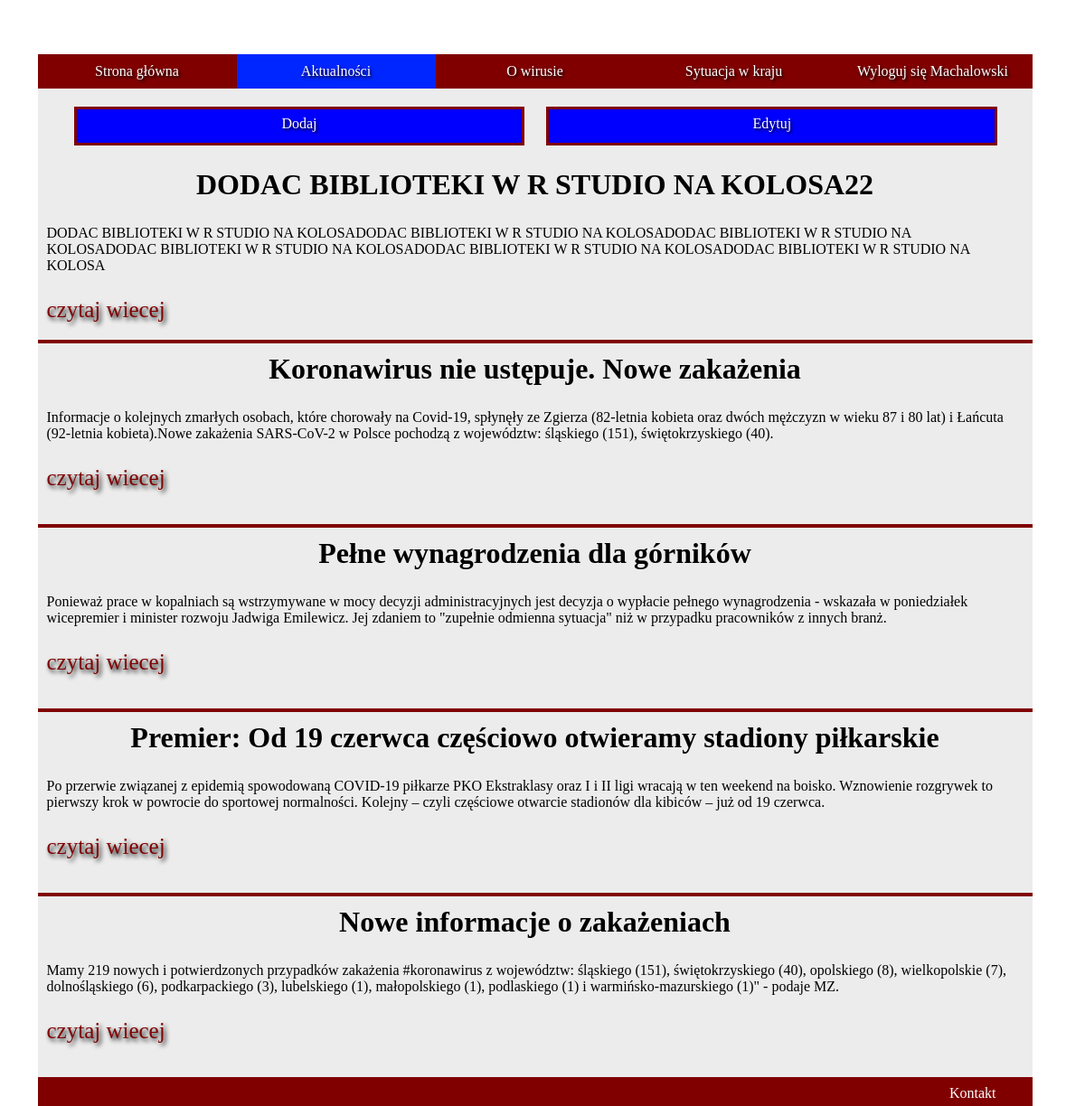
The page /aktualnoscizalogowanie.php (signed in) on the database its author committed.
### tables this page shows
CREATE TABLE `posty` (
  `post_id` int(11) NOT NULL,
  `tytul` varchar(100) NOT NULL,
  `tekst` varchar(10000) NOT NULL,
  `streszczenie` varchar(500) NOT NULL
);

### aktualnoscizalogowanie.php (the view, shortened to what this page needs)
<!DOCTYPE html>
<html lang="pl">
<head>
    <link rel="stylesheet" href="aktualnosczalogowanie.css">
</head>
<body>
    <nav>
    <ul>
        <li><a href="index.php">Strona główna</a></li>
        <li><a class="menu active" href="aktualnoscizalogowanie.php">Aktualności</a></li>
        <li><a href="Owirusie.php">O wirusie</a></li>
        <li><a href="Sytuacja.php">Sytuacja w kraju</a></li>
        <li> <?php
        if(!isset($_SESSION['zalogowany']))
        {
              echo '<a href="logowanie.html">Logowanie</a>';
        }
        else
        {
            echo '<a href="Wyloguj.php">Wyloguj się '.$_SESSION['login'].'</a>';
        }
        ?></li>
      </ul>
    </nav>
    <div class="lacznik">
        <ul>
            <a href="dodaj.php"><li>Dodaj</li></a>
            <a href="edytuj.php"><li>Edytuj</li></a>
          </ul>
    </div>
    <main>
<?php
        try
    {
        $connect = new PDO('mysql:host=localhost;dbname=projekt', 'root', '');
    }
    catch (PDOException $e)
    {
        echo $e -> getMessage() . "<br/>";
        echo "blad polaczenia bezy danych";
        die();
    }
    $sql = 'SELECT * FROM posty ORDER BY post_id DESC';
    foreach ($connect -> query($sql) as $rows) {
            echo '<div class="contener">';
                echo '<div class="artykul">';
                    echo '<div class="tresc">';
                       echo '<h1 class="trh1">'.$rows['tytul'].'</h1>';
                       echo '<p>'.$rows['streszczenie'].'</p>';
                       echo '<a class="czytaj" href="czytaj.php?id=' . $rows['post_id'] . '">'."czytaj wiecej".'</a><br>';
                    echo '</div>';
               echo '</div>';
        echo '</div>';
         }
         ?>
    </main>
    <footer>Kontakt</footer>
</body>
</html>

### aktualnosczalogowanie.css (style rules this page uses)
html { width: calc(100vw - 17px); }
body { width: 1100px; margin: 0 auto; padding-top: 60px; background-image: url(IMG/tlo.png); background-repeat: no-repeat; background-position: center top; }
main { background-color: rgb(236, 236, 236); }
nav ul { padding: 0; margin: 0; }
nav li { display: block; width: 20%; float: left; text-align: center; }
nav a { text-decoration: none; text-shadow: black 0.1em 0.1em 0.2em; color: white; width: 100%; display: inline-block; padding: 10px 0; background-color: #800000; }
.active { background-color: rgb(0, 38, 255); }
.contener { width: 100%; display: flex; }
.artykul { height: 200px; display: flex; border-bottom: solid #800000 4px; }
.tresc { width: 1100px; }
.lacznik { width: 100%; height: 100px; background-color: rgb(236, 236, 236); }
.lacznik li { margin-top: 20px; width: 46.5%; height: 30px; display: inline-block; border: #800000 solid 3px; text-align: center; background-color: blue; padding-top: 7px; margin-right: 20px; }
.lacznik a { color: white; text-shadow: black 0.1em 0.1em 0.2em; text-decoration: none; }
.trh1 { text-align: center; margin: 10px 100px; }
footer { background-color: #800000; color: white; text-align: right; padding: 5px 40px; }
.czytaj { text-decoration: none; color: black; font-size: 25px; padding: 10px; text-shadow: black 0.1em 0.1em 0.2em; color: #800000; }
p { padding: 10px; }

### rows shown on the page
posty: tytul "DODAC BIBLIOTEKI W R STUDIO NA KOLOSA22", streszczenie "DODAC BIBLIOTEKI W R STUDIO NA KOLOSADODAC BIBLIOTEKI W R STUDIO NA KOLOSADODAC BIBLIOTEKI W R STUDIO NA KOLOSADODAC BIBLIOTEKI W R STUDIO NA KOLOSADODAC BIBLIOTEKI W R STUDIO NA KOLOSADODAC BIBLIOTEKI W R STUDIO NA KOLOSA"
posty: tytul "Koronawirus nie ustępuje. Nowe zakażenia", streszczenie "Informacje o kolejnych zmarłych osobach, które chorowały na Covid-19, spłynęły ze Zgierza (82-letnia kobieta oraz dwóch mężczyzn w wieku 87 i 80 lat) i Łańcuta (92-letnia kobieta).Nowe zakażenia SARS-CoV-2 w Polsce pochodzą z województw: śląskiego (151), świętokrzyskiego (40)."
posty: tytul "Pełne wynagrodzenia dla górników", streszczenie "Ponieważ prace w kopalniach są wstrzymywane w mocy decyzji administracyjnych jest decyzja o wypłacie pełnego wynagrodzenia - wskazała w poniedziałek wicepremier i minister rozwoju Jadwiga Emilewicz. Jej zdaniem to \"zupełnie odmienna sytuacja\" niż w przypadku pracowników z innych branż."
posty: tytul "Premier: Od 19 czerwca częściowo otwieramy stadiony piłkarskie", streszczenie "Po przerwie związanej z epidemią spowodowaną COVID-19 piłkarze PKO Ekstraklasy oraz I i II ligi wracają w ten weekend na boisko. Wznowienie rozgrywek to pierwszy krok w powrocie do sportowej normalności. Kolejny – czyli częściowe otwarcie stadionów dla kibiców – już od 19 czerwca."
posty: tytul "Nowe informacje o zakażeniach", streszczenie "Mamy 219 nowych i potwierdzonych przypadków zakażenia #koronawirus z województw: śląskiego (151), świętokrzyskiego (40), opolskiego (8), wielkopolskie (7), dolnośląskiego (6), podkarpackiego (3), lubelskiego (1), małopolskiego (1), podlaskiego (1) i warmińsko-mazurskiego (1)\" - podaje MZ."

### other values the page prints
$_SESSION['login'] "Machalowski"
